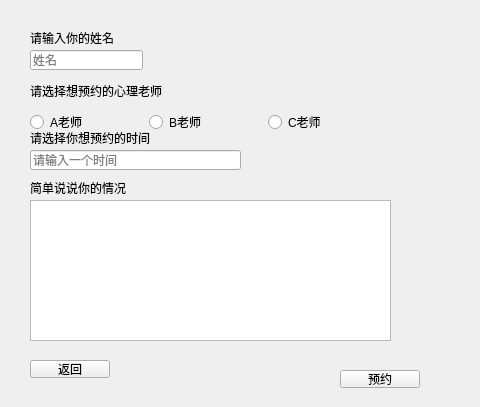
<?xml version="1.0" encoding="UTF-8"?>
<ui version="4.0">
 <class>MentalHeal</class>
 <widget class="QWidget" name="MentalHeal">
  <property name="geometry">
   <rect>
    <x>0</x>
    <y>0</y>
    <width>480</width>
    <height>407</height>
   </rect>
  </property>
  <property name="windowTitle">
   <string>心理预约</string>
  </property>
  <widget class="QLabel" name="label">
   <property name="geometry">
    <rect>
     <x>30</x>
     <y>80</y>
     <width>151</width>
     <height>21</height>
    </rect>
   </property>
   <property name="text">
    <string>请选择想预约的心理老师</string>
   </property>
  </widget>
  <widget class="QLabel" name="label_2">
   <property name="geometry">
    <rect>
     <x>30</x>
     <y>130</y>
     <width>231</width>
     <height>16</height>
    </rect>
   </property>
   <property name="text">
    <string>请选择你想预约的时间</string>
   </property>
  </widget>
  <widget class="QLineEdit" name="time">
   <property name="geometry">
    <rect>
     <x>30</x>
     <y>150</y>
     <width>211</width>
     <height>20</height>
    </rect>
   </property>
   <property name="placeholderText">
    <string>请输入一个时间</string>
   </property>
  </widget>
  <widget class="QLabel" name="label_3">
   <property name="geometry">
    <rect>
     <x>30</x>
     <y>180</y>
     <width>241</width>
     <height>16</height>
    </rect>
   </property>
   <property name="text">
    <string>简单说说你的情况</string>
   </property>
  </widget>
  <widget class="QTextEdit" name="situation">
   <property name="geometry">
    <rect>
     <x>30</x>
     <y>200</y>
     <width>361</width>
     <height>141</height>
    </rect>
   </property>
  </widget>
  <widget class="QPushButton" name="Return_2">
   <property name="geometry">
    <rect>
     <x>30</x>
     <y>360</y>
     <width>80</width>
     <height>18</height>
    </rect>
   </property>
   <property name="text">
    <string>返回</string>
   </property>
  </widget>
  <widget class="QPushButton" name="Send">
   <property name="geometry">
    <rect>
     <x>340</x>
     <y>370</y>
     <width>80</width>
     <height>18</height>
    </rect>
   </property>
   <property name="text">
    <string>预约</string>
   </property>
  </widget>
  <widget class="QLineEdit" name="name">
   <property name="geometry">
    <rect>
     <x>30</x>
     <y>50</y>
     <width>113</width>
     <height>20</height>
    </rect>
   </property>
   <property name="placeholderText">
    <string>姓名</string>
   </property>
  </widget>
  <widget class="QLabel" name="label_4">
   <property name="geometry">
    <rect>
     <x>30</x>
     <y>30</y>
     <width>101</width>
     <height>16</height>
    </rect>
   </property>
   <property name="text">
    <string>请输入你的姓名</string>
   </property>
  </widget>
  <widget class="QWidget" name="layoutWidget">
   <property name="geometry">
    <rect>
     <x>30</x>
     <y>110</y>
     <width>351</width>
     <height>25</height>
    </rect>
   </property>
   <layout class="QHBoxLayout" name="horizontalLayout">
    <item>
     <widget class="QRadioButton" name="tea1">
      <property name="text">
       <string>A老师</string>
      </property>
     </widget>
    </item>
    <item>
     <widget class="QRadioButton" name="tea2">
      <property name="text">
       <string>B老师</string>
      </property>
     </widget>
    </item>
    <item>
     <widget class="QRadioButton" name="tea3">
      <property name="text">
       <string>C老师</string>
      </property>
     </widget>
    </item>
   </layout>
  </widget>
 </widget>
 <resources/>
 <connections/>
</ui>
